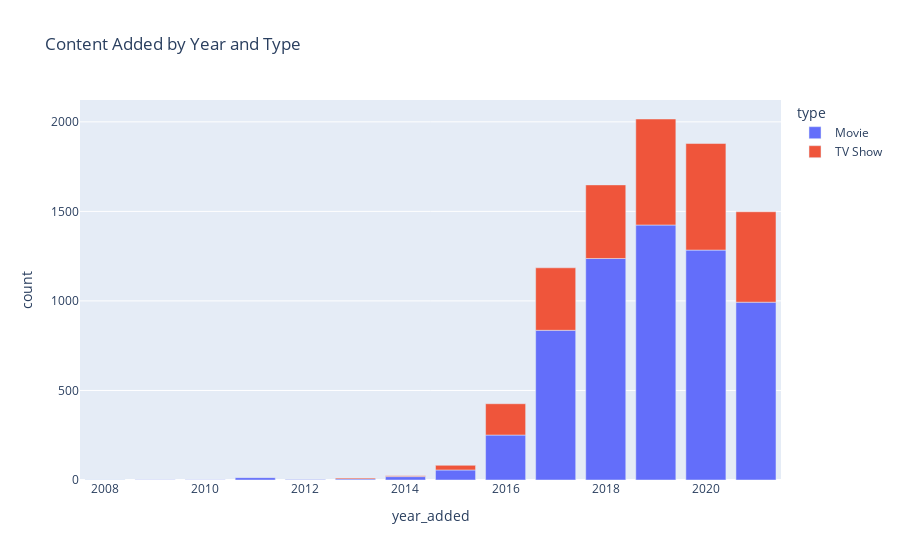

Here is the notebook cell this chart was saved with:
### Code cell
# Movies vs tv shows quantity

content_trend = df.groupby(['year_added', 'type']).size().reset_index(name= 'count')

fig = px.bar(content_trend,
             x='year_added',
             y='count',
             color='type',
             title='Content Added by Year and Type')

fig.show()

### Figure 1 — Plotly figure (JSON) as saved in the notebook; plotly's stock layout.template omitted (floating-point values rounded to 4 significant figures)
{"data": [{"hovertemplate": "type=Movie<br>year_added=%{x}<br>count=%{y}<extra></extra>", "legendgroup": "Movie", "marker": {"color": "#636efa", "pattern": {"shape": ""}}, "name": "Movie", "orientation": "v", "showlegend": true, "textposition": "auto", "type": "bar", "x": [2008, 2009, 2010, 2011, 2012, 2013, 2014, 2015, 2016, 2017, 2018, 2019, 2020, 2021], "xaxis": "x", "y": [1, 2, 1, 13, 3, 6, 19, 56, 251, 836, 1237, 1424, 1284, 993], "yaxis": "y"}, {"hovertemplate": "type=TV Show<br>year_added=%{x}<br>count=%{y}<extra></extra>", "legendgroup": "TV Show", "marker": {"color": "#EF553B", "pattern": {"shape": ""}}, "name": "TV Show", "orientation": "v", "showlegend": true, "textposition": "auto", "type": "bar", "x": [2008, 2013, 2014, 2015, 2016, 2017, 2018, 2019, 2020, 2021], "xaxis": "x", "y": [1, 5, 5, 26, 175, 349, 411, 592, 595, 505], "yaxis": "y"}], "layout": {"barmode": "relative", "legend": {"title": {"text": "type"}, "tracegroupgap": 0}, "title": {"text": "Content Added by Year and Type"}, "xaxis": {"anchor": "y", "domain": [0, 1], "title": {"text": "year_added"}}, "yaxis": {"anchor": "x", "domain": [0, 1], "title": {"text": "count"}}}}
